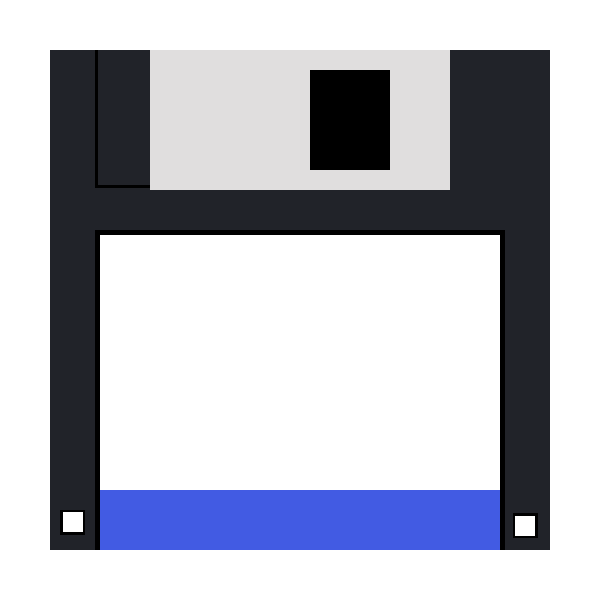
Frame 1 (no input)
Frame 60 (the mouse pressed at the canvas centre just before this capture): identical to frame 1, image omitted
Frame 120 (the mouse held since frame 60 and released just before this capture): identical to frame 1, image omitted

The Processing sketch that drew this single still picture (run headless with seeded random() and noise(); from frame 60 on, the mouse is pressed at the canvas centre):

// Processing sketch: processing_94820
// ── processing_94820.pde

void setup(){
  size(600,600);
  background(255);
}

void draw(){
  noStroke();
   fill(33,35,41);//body color grey
   rect(50,50,500,500); //body 
   fill(66,91,227);// blue strip color
   rect(100,490,400,60);//blue strip
   fill(255);//sticker color white
   rect(100,230,400,260);//white sticker
   fill(0); //outline color black
   rect(95,230,5,320);//left outlines
   rect(95,230,410,5);//top outline 
   rect(500,230,5,320);//right outline
   rect(95,50,3,135); // tip outline 
   rect(95,185,135,3);//tip bottom out line
   fill(224,222,222); // small rect color grey
   rect(150,50,300,140);// grey rect
   fill(0);
   rect(310,70,80,100);
   rect(60,510,25,25);
   fill(255);
   rect(65,510,20,20);
   fill(0);
   rect(60,510,25,25);
   fill(255);
   rect(63,512,20,20);
   fill(0);
   rect(513,513,25,25);
   fill(255);
   rect(515,516,20,20);
   
   
   
   
 
  
 

}
